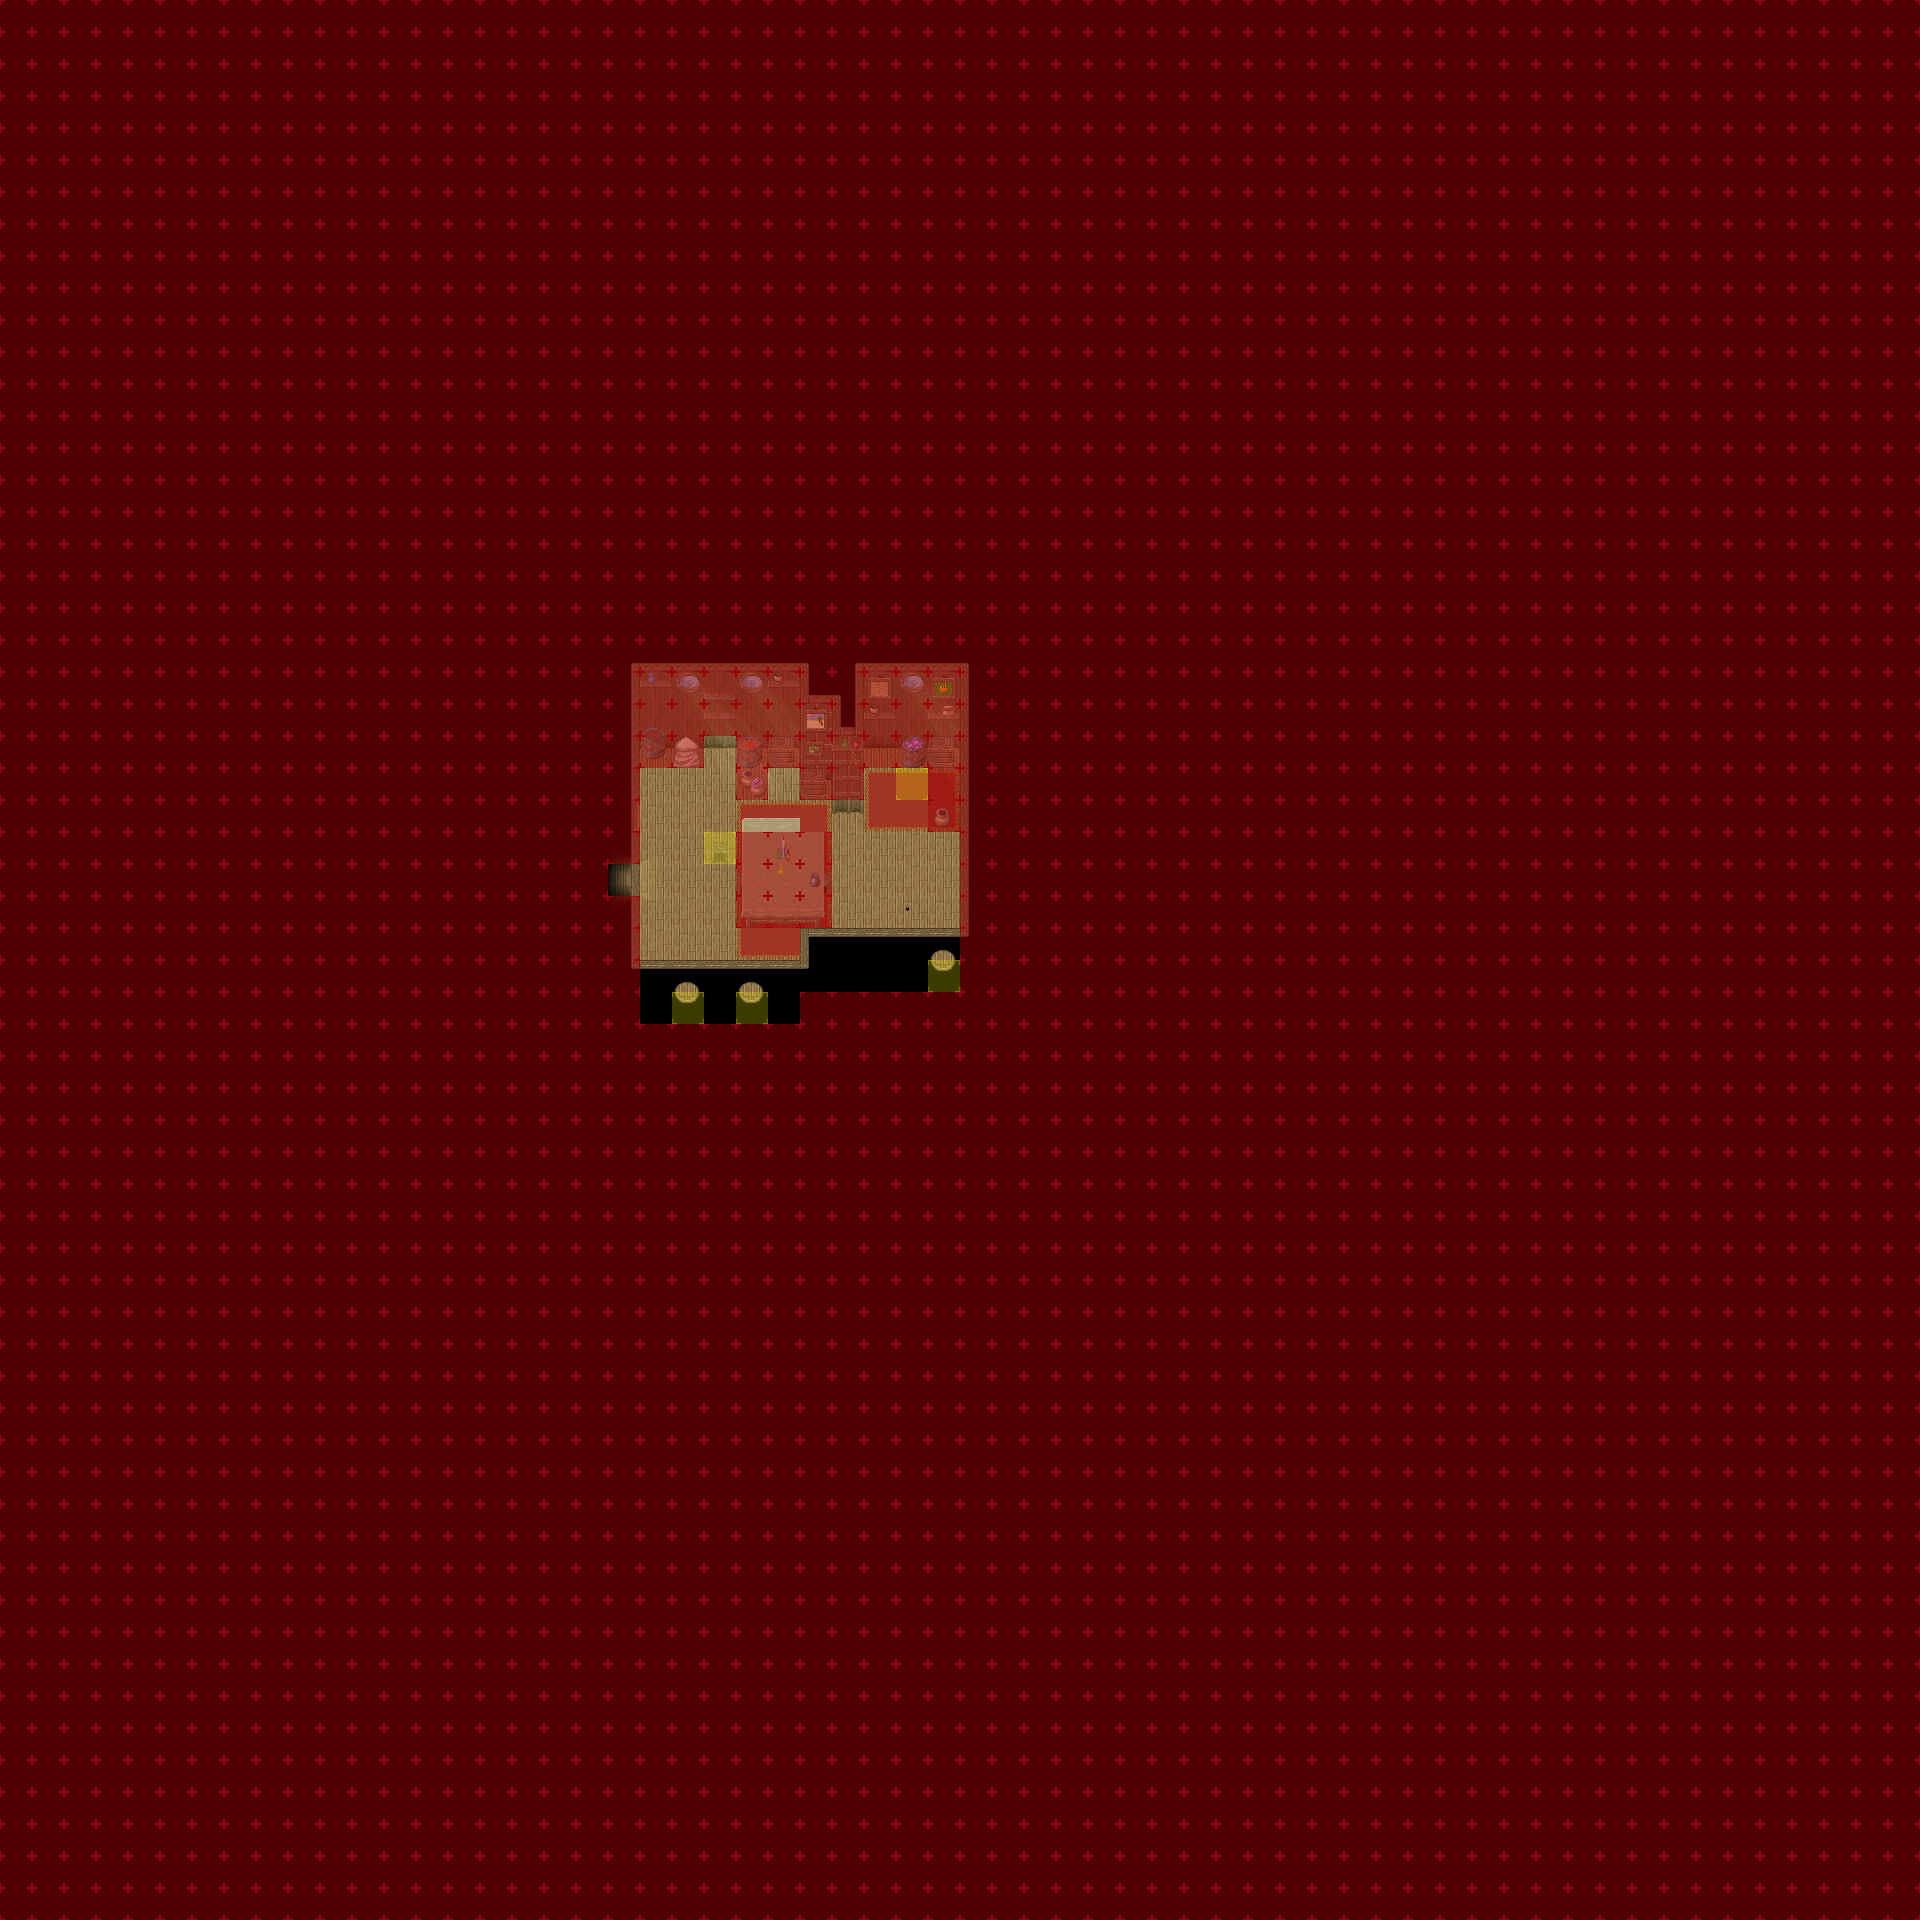

Rendered tile map (Tiled .tmx) drawn with the repository's tilesets; below, a short description and the map source with its tile grids summarised:
An orthogonal 60x60 tile map with 32x32 px tiles, 6 tile layers (Ground, Ground 2, Fringe, Over, ...), 8 tilesets and 1 object (warp).

<map version="1.2" tiledversion="1.3.2" orientation="orthogonal" renderorder="right-down" compressionlevel="0" width="60" height="60" tilewidth="32" tileheight="32" infinite="0" nextlayerid="8" nextobjectid="2">
 <properties>
  <property name="license" value="CC BY-SA 3.0" />
  <property name="manaplus version" value="1" />
  <property name="minimap" value="graphics/minimaps/000-2-3.png" />
  <property name="name" value="Nard's Room" />
 </properties>
 <tileset firstgid="1" name="Indoor" tilewidth="32" tileheight="32" tilecount="128" columns="8">
  <image source="../graphics/tilesets/ship-indoor.png" width="256" height="512" />
 </tileset>
 <tileset firstgid="129" name="Indoor Fringe" tilewidth="32" tileheight="32" tilecount="256" columns="16">
  <image source="../graphics/tilesets/ship-indoor-fringe.png" width="512" height="512" />
 </tileset>
 <tileset firstgid="385" name="Box" tilewidth="32" tileheight="32" tilecount="36" columns="6">
  <image source="../graphics/tilesets/box.png" width="192" height="192" />
 </tileset>
 <tileset firstgid="421" name="Carpet" tilewidth="32" tileheight="32" tilecount="9" columns="3">
  <image source="../graphics/tilesets/carpet.png" width="96" height="96" />
 </tileset>
 <tileset firstgid="430" name="Collision" tilewidth="32" tileheight="32" tilecount="9" columns="3">
  <image source="../graphics/tilesets/collision.png" width="96" height="96" />
 </tileset>
 <tileset firstgid="439" name="Box x1x2" tilewidth="32" tileheight="64" tilecount="8" columns="4">
  <image source="../graphics/tilesets/box-x1x2.png" width="128" height="128" />
 </tileset>
 <tileset firstgid="447" name="Shadow" tilewidth="32" tileheight="32" tilecount="128" columns="8">
  <image source="../graphics/tilesets/shadow.png" width="256" height="512" />
 </tileset>
 <tileset firstgid="575" name="Sunlight x1x5" tilewidth="32" tileheight="160" tilecount="4" columns="4">
  <image source="../graphics/tilesets/sunlight-x1x5.png" width="128" height="160" />
 </tileset>
 <layer id="1" name="Ground" width="60" height="60">
  <data>[3600 cells, 3600 non-empty, 29 distinct tile ids]</data>
 </layer>
 <layer id="2" name="Ground 2" width="60" height="60">
  <data>[3600 cells, 35 non-empty, 32 distinct tile ids]</data>
 </layer>
 <layer id="3" name="Fringe" width="60" height="60">
  <data>[3600 cells, 9 non-empty, 7 distinct tile ids]</data>
 </layer>
 <layer id="4" name="Over" width="60" height="60">
  <data>[3600 cells, 65 non-empty, 17 distinct tile ids]</data>
 </layer>
 <layer id="5" name="Collision" width="60" height="60">
  <data>[3600 cells, 3542 non-empty, 2 distinct tile ids]</data>
 </layer>
 <layer id="6" name="Heights" width="60" height="60">
  <data>[3600 cells, 0 non-empty, 0 distinct tile ids]</data>
 </layer>
 <objectgroup id="7" name="Object">
  <object id="1" name="To First Deck" type="warp" x="608" y="864" width="32" height="32">
   <properties>
    <property name="dest_map" value="001-2-21" />
    <property name="dest_x" value="32" />
    <property name="dest_y" value="28" />
   </properties>
  </object>
 </objectgroup>
</map>
